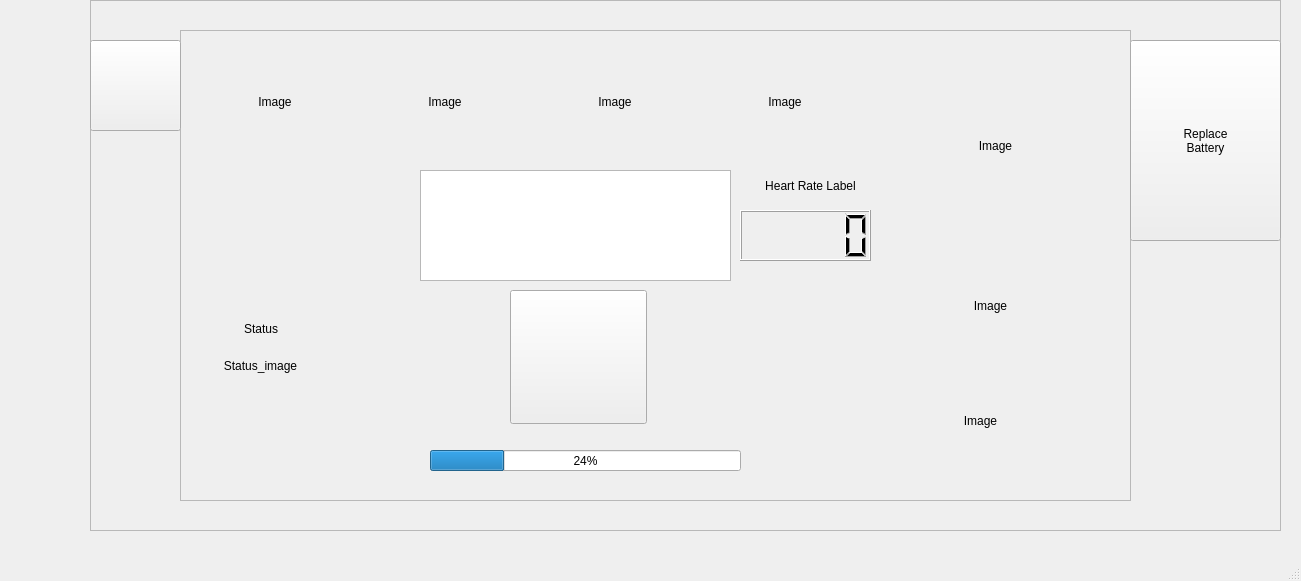
<?xml version="1.0" encoding="UTF-8"?>
<ui version="4.0">
 <class>AEDWindow</class>
 <widget class="QMainWindow" name="AEDWindow">
  <property name="geometry">
   <rect>
    <x>0</x>
    <y>0</y>
    <width>1301</width>
    <height>581</height>
   </rect>
  </property>
  <property name="windowTitle">
   <string>AEDWindow</string>
  </property>
  <widget class="QWidget" name="centralwidget">
   <widget class="QFrame" name="frame_2">
    <property name="geometry">
     <rect>
      <x>90</x>
      <y>0</y>
      <width>1191</width>
      <height>531</height>
     </rect>
    </property>
    <property name="frameShape">
     <enum>QFrame::StyledPanel</enum>
    </property>
    <property name="frameShadow">
     <enum>QFrame::Raised</enum>
    </property>
    <widget class="QFrame" name="mainFrame">
     <property name="geometry">
      <rect>
       <x>90</x>
       <y>30</y>
       <width>951</width>
       <height>471</height>
      </rect>
     </property>
     <property name="frameShape">
      <enum>QFrame::StyledPanel</enum>
     </property>
     <property name="frameShadow">
      <enum>QFrame::Raised</enum>
     </property>
     <widget class="QLabel" name="ok_image">
      <property name="geometry">
       <rect>
        <x>20</x>
        <y>10</y>
        <width>150</width>
        <height>124</height>
       </rect>
      </property>
      <property name="autoFillBackground">
       <bool>true</bool>
      </property>
      <property name="text">
       <string>Image</string>
      </property>
      <property name="alignment">
       <set>Qt::AlignCenter</set>
      </property>
     </widget>
     <widget class="QLabel" name="help_image">
      <property name="geometry">
       <rect>
        <x>190</x>
        <y>10</y>
        <width>150</width>
        <height>124</height>
       </rect>
      </property>
      <property name="autoFillBackground">
       <bool>true</bool>
      </property>
      <property name="text">
       <string>Image</string>
      </property>
      <property name="alignment">
       <set>Qt::AlignCenter</set>
      </property>
     </widget>
     <widget class="QLabel" name="pads_image">
      <property name="geometry">
       <rect>
        <x>360</x>
        <y>10</y>
        <width>150</width>
        <height>124</height>
       </rect>
      </property>
      <property name="autoFillBackground">
       <bool>true</bool>
      </property>
      <property name="text">
       <string>Image</string>
      </property>
      <property name="alignment">
       <set>Qt::AlignCenter</set>
      </property>
     </widget>
     <widget class="QLabel" name="standclear_image">
      <property name="geometry">
       <rect>
        <x>530</x>
        <y>10</y>
        <width>150</width>
        <height>124</height>
       </rect>
      </property>
      <property name="autoFillBackground">
       <bool>true</bool>
      </property>
      <property name="text">
       <string>Image</string>
      </property>
      <property name="alignment">
       <set>Qt::AlignCenter</set>
      </property>
     </widget>
     <widget class="QLabel" name="compressions_image">
      <property name="geometry">
       <rect>
        <x>700</x>
        <y>20</y>
        <width>231</width>
        <height>191</height>
       </rect>
      </property>
      <property name="autoFillBackground">
       <bool>true</bool>
      </property>
      <property name="text">
       <string>Image</string>
      </property>
      <property name="alignment">
       <set>Qt::AlignCenter</set>
      </property>
     </widget>
     <widget class="QLabel" name="step6_image">
      <property name="geometry">
       <rect>
        <x>750</x>
        <y>240</y>
        <width>121</width>
        <height>71</height>
       </rect>
      </property>
      <property name="autoFillBackground">
       <bool>true</bool>
      </property>
      <property name="text">
       <string>Image</string>
      </property>
      <property name="alignment">
       <set>Qt::AlignCenter</set>
      </property>
     </widget>
     <widget class="QTextBrowser" name="instruction_console">
      <property name="geometry">
       <rect>
        <x>240</x>
        <y>140</y>
        <width>311</width>
        <height>111</height>
       </rect>
      </property>
     </widget>
     <widget class="QLCDNumber" name="heartRate_LCD">
      <property name="geometry">
       <rect>
        <x>560</x>
        <y>180</y>
        <width>131</width>
        <height>51</height>
       </rect>
      </property>
     </widget>
     <widget class="QLabel" name="heartRate_label">
      <property name="geometry">
       <rect>
        <x>550</x>
        <y>140</y>
        <width>161</width>
        <height>31</height>
       </rect>
      </property>
      <property name="text">
       <string>Heart Rate Label</string>
      </property>
      <property name="alignment">
       <set>Qt::AlignCenter</set>
      </property>
     </widget>
     <widget class="QPushButton" name="shock_button">
      <property name="geometry">
       <rect>
        <x>330</x>
        <y>260</y>
        <width>137</width>
        <height>134</height>
       </rect>
      </property>
      <property name="text">
       <string/>
      </property>
     </widget>
     <widget class="QLabel" name="padsPlacement_image">
      <property name="geometry">
       <rect>
        <x>700</x>
        <y>340</y>
        <width>201</width>
        <height>101</height>
       </rect>
      </property>
      <property name="autoFillBackground">
       <bool>true</bool>
      </property>
      <property name="text">
       <string>Image</string>
      </property>
      <property name="alignment">
       <set>Qt::AlignCenter</set>
      </property>
     </widget>
     <widget class="QLabel" name="status_label">
      <property name="geometry">
       <rect>
        <x>50</x>
        <y>290</y>
        <width>62</width>
        <height>17</height>
       </rect>
      </property>
      <property name="text">
       <string>Status</string>
      </property>
      <property name="alignment">
       <set>Qt::AlignCenter</set>
      </property>
     </widget>
     <widget class="QLabel" name="statusLight_image">
      <property name="geometry">
       <rect>
        <x>20</x>
        <y>320</y>
        <width>121</width>
        <height>31</height>
       </rect>
      </property>
      <property name="text">
       <string>Status_image</string>
      </property>
      <property name="alignment">
       <set>Qt::AlignCenter</set>
      </property>
     </widget>
     <widget class="QProgressBar" name="batteryBar">
      <property name="geometry">
       <rect>
        <x>250</x>
        <y>420</y>
        <width>311</width>
        <height>21</height>
       </rect>
      </property>
      <property name="value">
       <number>24</number>
      </property>
     </widget>
    </widget>
    <widget class="QPushButton" name="power_button">
     <property name="geometry">
      <rect>
       <x>0</x>
       <y>40</y>
       <width>91</width>
       <height>91</height>
      </rect>
     </property>
     <property name="text">
      <string/>
     </property>
    </widget>
    <widget class="QPushButton" name="battery">
     <property name="geometry">
      <rect>
       <x>1040</x>
       <y>40</y>
       <width>151</width>
       <height>201</height>
      </rect>
     </property>
     <property name="text">
      <string>Replace 
Battery</string>
     </property>
    </widget>
   </widget>
  </widget>
  <widget class="QMenuBar" name="menubar">
   <property name="geometry">
    <rect>
     <x>0</x>
     <y>0</y>
     <width>1301</width>
     <height>22</height>
    </rect>
   </property>
  </widget>
  <widget class="QStatusBar" name="statusbar"/>
 </widget>
 <resources/>
 <connections/>
</ui>
